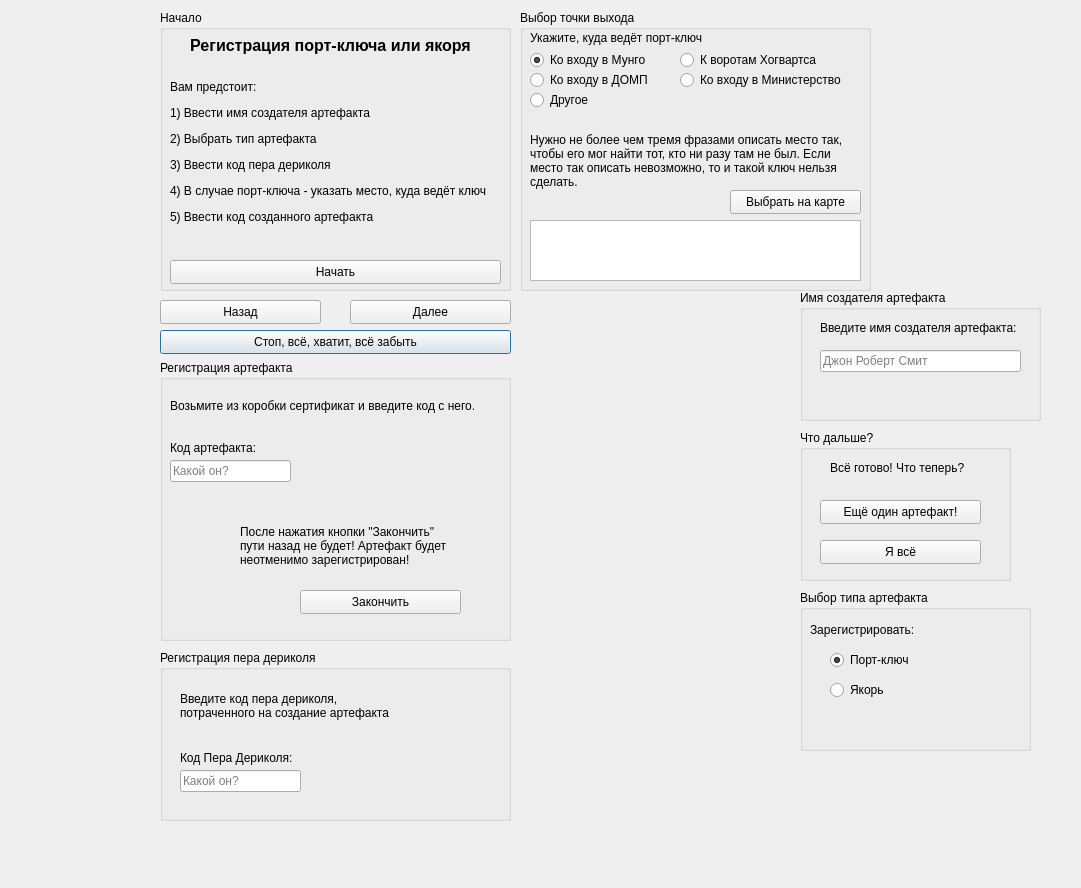
<?xml version="1.0" encoding="UTF-8"?>
<ui version="4.0">
 <class>mainDialog</class>
 <widget class="QDialog" name="mainDialog">
  <property name="geometry">
   <rect>
    <x>0</x>
    <y>0</y>
    <width>1081</width>
    <height>888</height>
   </rect>
  </property>
  <property name="windowTitle">
   <string notr="true">Регистрация ключа или якоря</string>
  </property>
  <property name="windowIcon">
   <iconset>
    <normaloff>img/MinistryOfMagic.ico</normaloff>img/MinistryOfMagic.ico</iconset>
  </property>
  <widget class="QPushButton" name="btnClear">
   <property name="geometry">
    <rect>
     <x>160</x>
     <y>330</y>
     <width>351</width>
     <height>24</height>
    </rect>
   </property>
   <property name="text">
    <string notr="true">Стоп, всё, хватит, всё забыть</string>
   </property>
   <property name="icon">
    <iconset>
     <normaloff>img/stop.ico</normaloff>img/stop.ico</iconset>
   </property>
  </widget>
  <widget class="QGroupBox" name="groupBoxQuesse">
   <property name="geometry">
    <rect>
     <x>160</x>
     <y>650</y>
     <width>351</width>
     <height>171</height>
    </rect>
   </property>
   <property name="title">
    <string notr="true">Регистрация пера дериколя</string>
   </property>
   <widget class="QLabel" name="label_4">
    <property name="geometry">
     <rect>
      <x>20</x>
      <y>100</y>
      <width>121</width>
      <height>16</height>
     </rect>
    </property>
    <property name="text">
     <string notr="true">Код Пера Дериколя:</string>
    </property>
   </widget>
   <widget class="QLineEdit" name="lineEditDericol">
    <property name="geometry">
     <rect>
      <x>20</x>
      <y>120</y>
      <width>121</width>
      <height>22</height>
     </rect>
    </property>
    <property name="text">
     <string notr="true"/>
    </property>
    <property name="placeholderText">
     <string notr="true">Какой он?</string>
    </property>
   </widget>
   <widget class="QLabel" name="label_6">
    <property name="geometry">
     <rect>
      <x>20</x>
      <y>30</y>
      <width>231</width>
      <height>51</height>
     </rect>
    </property>
    <property name="text">
     <string notr="true">Введите код пера дериколя, потраченного на создание артефакта</string>
    </property>
    <property name="wordWrap">
     <bool>true</bool>
    </property>
   </widget>
  </widget>
  <widget class="QGroupBox" name="groupBoxType">
   <property name="geometry">
    <rect>
     <x>800</x>
     <y>590</y>
     <width>231</width>
     <height>161</height>
    </rect>
   </property>
   <property name="title">
    <string notr="true">Выбор типа артефакта</string>
   </property>
   <widget class="QLabel" name="label_2">
    <property name="geometry">
     <rect>
      <x>10</x>
      <y>30</y>
      <width>111</width>
      <height>20</height>
     </rect>
    </property>
    <property name="text">
     <string notr="true">Зарегистрировать:</string>
    </property>
   </widget>
   <widget class="QRadioButton" name="rbtnPortKey">
    <property name="geometry">
     <rect>
      <x>30</x>
      <y>60</y>
      <width>89</width>
      <height>20</height>
     </rect>
    </property>
    <property name="text">
     <string notr="true">Порт-ключ</string>
    </property>
    <property name="checked">
     <bool>true</bool>
    </property>
   </widget>
   <widget class="QRadioButton" name="rbtnAnchor">
    <property name="geometry">
     <rect>
      <x>30</x>
      <y>90</y>
      <width>89</width>
      <height>20</height>
     </rect>
    </property>
    <property name="text">
     <string notr="true">Якорь</string>
    </property>
   </widget>
  </widget>
  <widget class="QGroupBox" name="groupBoxName">
   <property name="enabled">
    <bool>true</bool>
   </property>
   <property name="geometry">
    <rect>
     <x>800</x>
     <y>290</y>
     <width>241</width>
     <height>131</height>
    </rect>
   </property>
   <property name="title">
    <string notr="true">Имя создателя артефакта</string>
   </property>
   <widget class="QLabel" name="label_5">
    <property name="geometry">
     <rect>
      <x>20</x>
      <y>30</y>
      <width>201</width>
      <height>16</height>
     </rect>
    </property>
    <property name="text">
     <string notr="true">Введите имя создателя артефакта:</string>
    </property>
   </widget>
   <widget class="QLineEdit" name="lineEditName">
    <property name="geometry">
     <rect>
      <x>20</x>
      <y>60</y>
      <width>201</width>
      <height>22</height>
     </rect>
    </property>
    <property name="sizePolicy">
     <sizepolicy hsizetype="Expanding" vsizetype="Fixed">
      <horstretch>0</horstretch>
      <verstretch>0</verstretch>
     </sizepolicy>
    </property>
    <property name="text">
     <string notr="true"/>
    </property>
    <property name="placeholderText">
     <string notr="true">Джон Роберт Смит</string>
    </property>
   </widget>
  </widget>
  <widget class="QGroupBox" name="groupBoxDestination">
   <property name="geometry">
    <rect>
     <x>520</x>
     <y>10</y>
     <width>351</width>
     <height>281</height>
    </rect>
   </property>
   <property name="title">
    <string notr="true">Выбор точки выхода</string>
   </property>
   <widget class="QLabel" name="label_7">
    <property name="geometry">
     <rect>
      <x>10</x>
      <y>20</y>
      <width>181</width>
      <height>16</height>
     </rect>
    </property>
    <property name="text">
     <string notr="true">Укажите, куда ведёт порт-ключ</string>
    </property>
   </widget>
   <widget class="QRadioButton" name="rbtnHogwarts">
    <property name="geometry">
     <rect>
      <x>160</x>
      <y>40</y>
      <width>141</width>
      <height>20</height>
     </rect>
    </property>
    <property name="text">
     <string notr="true">К воротам Хогвартса</string>
    </property>
    <property name="checked">
     <bool>false</bool>
    </property>
   </widget>
   <widget class="QRadioButton" name="rbtnMungo">
    <property name="geometry">
     <rect>
      <x>10</x>
      <y>40</y>
      <width>121</width>
      <height>20</height>
     </rect>
    </property>
    <property name="text">
     <string notr="true">Ко входу в Мунго</string>
    </property>
    <property name="checked">
     <bool>true</bool>
    </property>
   </widget>
   <widget class="QRadioButton" name="rbtnDOMP">
    <property name="geometry">
     <rect>
      <x>10</x>
      <y>60</y>
      <width>121</width>
      <height>20</height>
     </rect>
    </property>
    <property name="text">
     <string notr="true">Ко входу в ДОМП</string>
    </property>
   </widget>
   <widget class="QRadioButton" name="rbtnMinistry">
    <property name="geometry">
     <rect>
      <x>160</x>
      <y>60</y>
      <width>181</width>
      <height>20</height>
     </rect>
    </property>
    <property name="text">
     <string notr="true">Ко входу в Министерство</string>
    </property>
   </widget>
   <widget class="QRadioButton" name="rbtnOtherDestination">
    <property name="geometry">
     <rect>
      <x>10</x>
      <y>80</y>
      <width>89</width>
      <height>20</height>
     </rect>
    </property>
    <property name="text">
     <string notr="true">Другое</string>
    </property>
   </widget>
   <widget class="QPushButton" name="btnShowMap">
    <property name="geometry">
     <rect>
      <x>210</x>
      <y>180</y>
      <width>131</width>
      <height>24</height>
     </rect>
    </property>
    <property name="text">
     <string notr="true">Выбрать на карте</string>
    </property>
   </widget>
   <widget class="QLabel" name="lblDestDescription">
    <property name="geometry">
     <rect>
      <x>10</x>
      <y>120</y>
      <width>331</width>
      <height>61</height>
     </rect>
    </property>
    <property name="text">
     <string notr="true">Нужно не более чем тремя фразами описать место так, чтобы его мог найти тот, кто ни разу там не был. Если место так описать невозможно, то и такой ключ нельзя сделать.</string>
    </property>
    <property name="wordWrap">
     <bool>true</bool>
    </property>
   </widget>
   <widget class="QPlainTextEdit" name="TextEditDestination">
    <property name="geometry">
     <rect>
      <x>10</x>
      <y>210</y>
      <width>331</width>
      <height>61</height>
     </rect>
    </property>
    <property name="plainText">
     <string notr="true"/>
    </property>
    <property name="placeholderText">
     <string notr="true">Куда же?</string>
    </property>
   </widget>
  </widget>
  <widget class="QGroupBox" name="groupBoxArtefact">
   <property name="geometry">
    <rect>
     <x>160</x>
     <y>360</y>
     <width>351</width>
     <height>281</height>
    </rect>
   </property>
   <property name="title">
    <string notr="true">Регистрация артефакта</string>
   </property>
   <widget class="QLabel" name="label_8">
    <property name="geometry">
     <rect>
      <x>10</x>
      <y>80</y>
      <width>121</width>
      <height>16</height>
     </rect>
    </property>
    <property name="text">
     <string notr="true">Код артефакта:</string>
    </property>
   </widget>
   <widget class="QLineEdit" name="lineEditArtefactID">
    <property name="geometry">
     <rect>
      <x>10</x>
      <y>100</y>
      <width>121</width>
      <height>22</height>
     </rect>
    </property>
    <property name="text">
     <string notr="true"/>
    </property>
    <property name="placeholderText">
     <string notr="true">Какой он?</string>
    </property>
   </widget>
   <widget class="QLabel" name="label_9">
    <property name="geometry">
     <rect>
      <x>10</x>
      <y>20</y>
      <width>321</width>
      <height>51</height>
     </rect>
    </property>
    <property name="text">
     <string notr="true">Возьмите из коробки сертификат и введите код с него.</string>
    </property>
    <property name="wordWrap">
     <bool>true</bool>
    </property>
   </widget>
   <widget class="QLabel" name="label_11">
    <property name="geometry">
     <rect>
      <x>10</x>
      <y>150</y>
      <width>71</width>
      <height>81</height>
     </rect>
    </property>
    <property name="text">
     <string/>
    </property>
    <property name="pixmap">
     <pixmap>img/!big.ico</pixmap>
    </property>
   </widget>
   <widget class="QLabel" name="label_12">
    <property name="geometry">
     <rect>
      <x>80</x>
      <y>150</y>
      <width>221</width>
      <height>71</height>
     </rect>
    </property>
    <property name="text">
     <string notr="true">После нажатия кнопки &quot;Закончить&quot; пути назад не будет! Артефакт будет неотменимо зарегистрирован!</string>
    </property>
    <property name="wordWrap">
     <bool>true</bool>
    </property>
   </widget>
   <widget class="QPushButton" name="btnComplete">
    <property name="geometry">
     <rect>
      <x>140</x>
      <y>230</y>
      <width>161</width>
      <height>24</height>
     </rect>
    </property>
    <property name="text">
     <string notr="true">Закончить</string>
    </property>
    <property name="icon">
     <iconset>
      <normaloff>img/Checked2.ico</normaloff>img/Checked2.ico</iconset>
    </property>
   </widget>
  </widget>
  <widget class="QGroupBox" name="groupBoxWhatNext">
   <property name="geometry">
    <rect>
     <x>800</x>
     <y>430</y>
     <width>211</width>
     <height>151</height>
    </rect>
   </property>
   <property name="title">
    <string notr="true">Что дальше?</string>
   </property>
   <widget class="QPushButton" name="btnOneMore">
    <property name="geometry">
     <rect>
      <x>20</x>
      <y>70</y>
      <width>161</width>
      <height>24</height>
     </rect>
    </property>
    <property name="text">
     <string notr="true">Ещё один артефакт!</string>
    </property>
    <property name="icon">
     <iconset>
      <normaloff>img/lightning.ico</normaloff>img/lightning.ico</iconset>
    </property>
   </widget>
   <widget class="QPushButton" name="btnEnd">
    <property name="geometry">
     <rect>
      <x>20</x>
      <y>110</y>
      <width>161</width>
      <height>24</height>
     </rect>
    </property>
    <property name="text">
     <string notr="true">Я всё</string>
    </property>
    <property name="icon">
     <iconset>
      <normaloff>img/Checked2.ico</normaloff>img/Checked2.ico</iconset>
    </property>
   </widget>
   <widget class="QLabel" name="label_10">
    <property name="geometry">
     <rect>
      <x>30</x>
      <y>30</y>
      <width>141</width>
      <height>16</height>
     </rect>
    </property>
    <property name="text">
     <string notr="true">Всё готово! Что теперь?</string>
    </property>
   </widget>
  </widget>
  <widget class="QGroupBox" name="groupBoxStart">
   <property name="geometry">
    <rect>
     <x>160</x>
     <y>10</y>
     <width>351</width>
     <height>281</height>
    </rect>
   </property>
   <property name="title">
    <string notr="true">Начало</string>
   </property>
   <widget class="QPushButton" name="btnStart">
    <property name="geometry">
     <rect>
      <x>10</x>
      <y>250</y>
      <width>331</width>
      <height>24</height>
     </rect>
    </property>
    <property name="layoutDirection">
     <enum>Qt::RightToLeft</enum>
    </property>
    <property name="autoFillBackground">
     <bool>false</bool>
    </property>
    <property name="text">
     <string notr="true">Начать</string>
    </property>
    <property name="icon">
     <iconset>
      <normaloff>img/Further.ico</normaloff>img/Further.ico</iconset>
    </property>
   </widget>
   <widget class="QLabel" name="label_3">
    <property name="geometry">
     <rect>
      <x>10</x>
      <y>70</y>
      <width>321</width>
      <height>171</height>
     </rect>
    </property>
    <property name="text">
     <string notr="true">&lt;html&gt;&lt;head/&gt;&lt;body&gt;&lt;p&gt;Вам предстоит:&lt;/p&gt;&lt;p&gt;1) Ввести имя создателя артефакта&lt;/p&gt;&lt;p&gt;2) Выбрать тип артефакта&lt;/p&gt;&lt;p&gt;3) Ввести код пера дериколя&lt;/p&gt;&lt;p&gt;4) В случае порт-ключа - указать место, куда ведёт ключ&lt;/p&gt;&lt;p&gt;5) Ввести код созданного артефакта&lt;/p&gt;&lt;p&gt;&lt;br/&gt;&lt;/p&gt;&lt;/body&gt;&lt;/html&gt;</string>
    </property>
   </widget>
   <widget class="QLabel" name="label">
    <property name="geometry">
     <rect>
      <x>10</x>
      <y>20</y>
      <width>321</width>
      <height>31</height>
     </rect>
    </property>
    <property name="text">
     <string notr="true">&lt;html&gt;&lt;head/&gt;&lt;body&gt;&lt;p align=&quot;center&quot;&gt;&lt;span style=&quot; font-size:12pt; font-weight:700;&quot;&gt;Регистрация порт-ключа или якоря&lt;/span&gt;&lt;/p&gt;&lt;/body&gt;&lt;/html&gt;</string>
    </property>
   </widget>
  </widget>
  <widget class="QPushButton" name="btnBack">
   <property name="geometry">
    <rect>
     <x>160</x>
     <y>300</y>
     <width>161</width>
     <height>24</height>
    </rect>
   </property>
   <property name="layoutDirection">
    <enum>Qt::LeftToRight</enum>
   </property>
   <property name="text">
    <string notr="true">Назад</string>
   </property>
   <property name="icon">
    <iconset>
     <normaloff>img/Back.ico</normaloff>img/Back.ico</iconset>
   </property>
  </widget>
  <widget class="QPushButton" name="btnNext">
   <property name="geometry">
    <rect>
     <x>350</x>
     <y>300</y>
     <width>161</width>
     <height>24</height>
    </rect>
   </property>
   <property name="layoutDirection">
    <enum>Qt::RightToLeft</enum>
   </property>
   <property name="text">
    <string notr="true">Далее</string>
   </property>
   <property name="icon">
    <iconset>
     <normaloff>img/Further.ico</normaloff>img/Further.ico</iconset>
   </property>
  </widget>
  <widget class="QLabel" name="label_13">
   <property name="geometry">
    <rect>
     <x>0</x>
     <y>0</y>
     <width>151</width>
     <height>361</height>
    </rect>
   </property>
   <property name="text">
    <string/>
   </property>
   <property name="pixmap">
    <pixmap>img/Back.jpg</pixmap>
   </property>
   <property name="scaledContents">
    <bool>false</bool>
   </property>
  </widget>
 </widget>
 <resources/>
 <connections/>
</ui>
